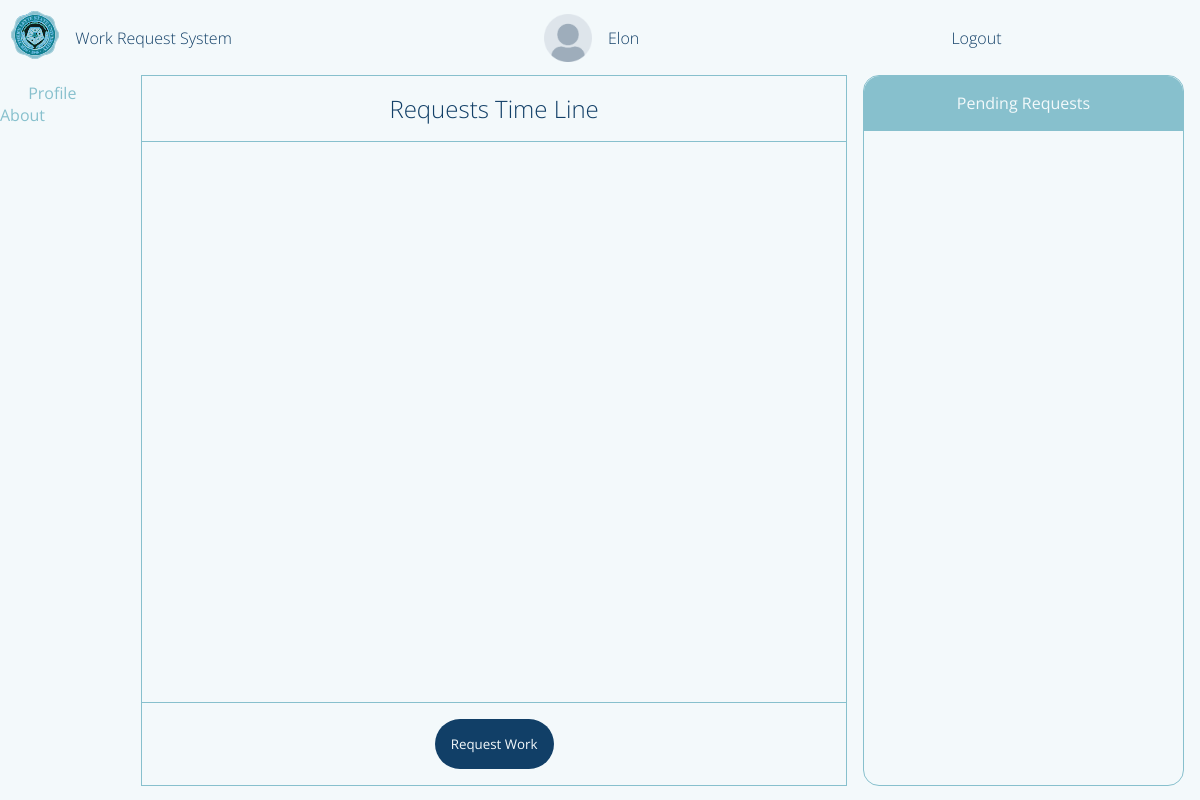
The app's page /requestorPage (signed in), older data.
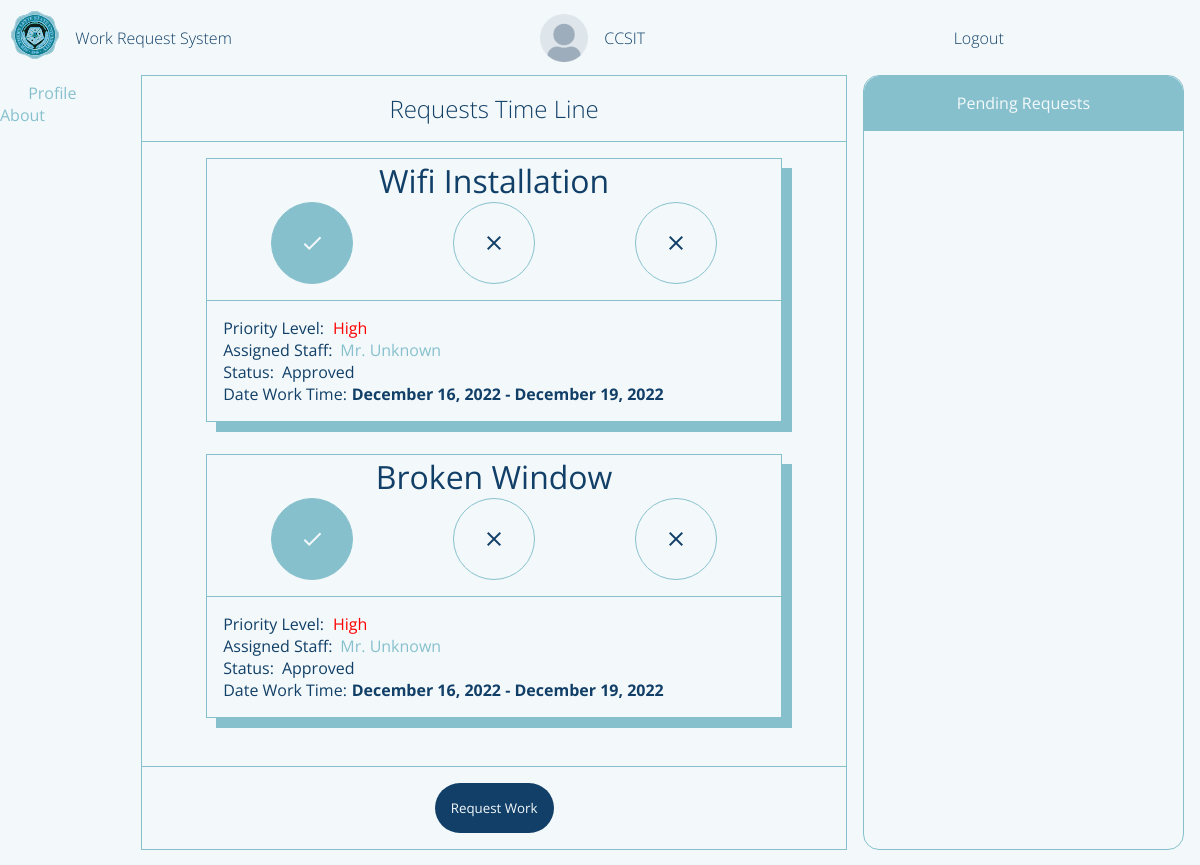
The same page, newer data.
### flaskApp/models.py (models this page shows, shortened)
class User(db.Model, UserMixin):
	__tablename__ = 'user'
	id = db.Column(db.Integer, primary_key=True)
	userName = db.Column(db.String(20), unique=True, nullable=False)
	userType = db.Column(db.String(20), default='Admin')
	passWord = db.Column(db.String(60), nullable=False)
	profilePicture = db.Column(db.String(60), default='dafault.png')
	requestForm = db.relationship('UserRequestForm', backref='user')
	userStaffExtension = db.relationship('StaffExtension', backref='staffExtension', uselist=False)

class UserRequestForm(db.Model):
	__tablename__ = 'userRequestForm'
	id = db.Column(db.Integer, primary_key=True)
	requestorName = db.Column(db.String(500), nullable=False)
	requestTitle = db.Column(db.String(500), nullable=False)
	requestedWork = db.Column(db.String(500), nullable=False)
	roomNumber = db.Column(db.String(20), nullable=False)
	avilabilityOfMaterials = db.Column(db.String(10), nullable=False)
	priorityLevel = db.Column(db.Integer, default=0) # change this to integer in the future 0 - pending 1 - high 2 - medium 3 - low
	status = db.Column(db.String(20), default='Pending')
	dateApproved = db.Column(DateTime, default=datetime.now(), nullable=False)
	dateLimit = db.Column(DateTime, default=datetime.now(), nullable=False)
	requestFormId = db.Column(db.Integer, db.ForeignKey('user.id'))
	assignedStaff = db.Column(db.Integer, db.ForeignKey('userstaff.id'))

### flaskApp/routes.py (the view, shortened to what this page needs)
@app.route('/requestorPage', methods=['GET', 'POST'])
def requestorPage():
	if current_user.is_authenticated == False:
		return redirect(url_for('loginPage'))
	form = WorkRequestForm()
	user = User.query.filter_by(userName=current_user.userName).first()
	countRequests = UserRequestForm.query.filter_by(requestorName=current_user.userName).count()
	userRequestForms = UserRequestForm.query.filter_by(requestFormId=user.id).order_by(desc(UserRequestForm.id))
	profileImage = url_for('static', filename='profilePic/'+current_user.profilePicture)
	return render_template('requestorDashboard.html', title='Requestor Page', user=current_user.userName, form=form, userForm=userRequestForms, count=countRequests, profileImage=profileImage)

### flaskApp/models.py (called while the page is built)
@loginManager.user_loader
def loadUser(userId):
	return User.query.get(int(userId))

### flaskApp/templates/requestorDashboard.html (shortened to what this page needs)
{% extends "layout.html" %}
{% block content %}
	<section class="content-main">
		<div class="content-main-head">
			Requests Time Line
		</div>
		<div class="content-main-body">
			{% for userForms in userForm %}
			{% if userForms.status != 'Pending' %}
				<div class="content-main-body-requests">
					<header>
						{{ userForms.requestTitle }}
					</header>
					<main>
						<body onload="progress()">
								{% if userForms.status == 'Approved' %}
								<ul class="progress">
									<li class="approved material-icons" value="0%">check</li>
									<li class="ongoing material-icons">close</li>
									<li class="finished material-icons">close</li>
								</ul>
								{% endif %}
						</body>
					</main>
					<footer>
						{% if userForms.priorityLevel == 1  %}
							<span>Priority Level: <i style="color:red;">High</i></span>
						{% elif userForms.priorityLevel == 2  %}
							<span>Priority Level: <i style="color:orange;">Medium</i></span>
						{% elif userForms.priorityLevel == 3  %}
							<span>Priority Level: <i style="color:green;">Low</i></span>
						{% endif %}
						<span class="assigned-staff">
							<p>Assigned Staff: </p>
							<a href="">Mr. Unknown</a>
						</span>
						<span class="status">
							<p>Status: </p>
							<p id="status">{{ userForms.status }}</p>
						</span>
						<span class="dateApp">
							<p>Date Work Time: </p>
							<p id="status" style="font-weight: bold;">{{ userForms.dateApproved.strftime("%B %d, %Y") }} - {{ userForms.dateLimit.strftime("%B %d, %Y") }}</p>
						</span>
					</footer>
				</div>
			{% endif %}
			{% endfor %}
		</div>
		<div class="content-main-foot">
			<button class="request-work-btn">Request Work</button>
		</div>
	</section>
	<section class="content-side-left">
		<span class="content-side-left-profile">
			<i class="material-icons content-side-left-icon">person</i>
			<a href="">Profile</a>
		</span>
		<span class="content-side-about">
			<i class="material-icons content-side-left-icon">help</i>
			<a href="">About</a>
		</span>
	</section>
	<section class="content-side-right">
		<header>Pending Requests</header>
		<main>
		</main>
	</section>
	<section class="content-foot">
	</section>
{% endblock content %}

### flaskApp/templates/layout.html (shortened to what this page needs)
<!DOCTYPE html>
<html>
<head>
    {% if title == 'Login Page'%}
    	<link rel="stylesheet" type="text/css" href="{{ url_for('static', filename='login.css') }}">
    {% elif title == 'Admin Page'%}
    	<link rel="stylesheet" type="text/css" href="{{ url_for('static', filename='adminDashboard.css') }}">
    {% elif title == 'Requestor Page'%}
        <link rel="stylesheet" type="text/css" href="{{ url_for('static', filename='requestorDashboard.css') }}">
    {% elif title == 'Staff Page'%}
        <link rel="stylesheet" type="text/css" href="{{ url_for('static', filename='staffDashboard.css') }}">
     {% elif title == 'Admin Approval Page'%}
        <link rel="stylesheet" type="text/css" href="{{ url_for('static', filename='adminApproval.css') }}">
    {% endif%}
</head>
<body>
	<div class="container">
        {% if title != 'Login Page'%}
        <header class="content-header">
            <div class="img-box">
                <img class="logo_slsu" src="{{ url_for('static', filename='img/logo_slsu.svg') }}">
            </div>
            {% if title == 'Admin Page'%}
                <section class="header-title">
                    <a href="{{ url_for('adminPage') }}">Work Request System</a>
                </section>
                <section class="header-user">
                    <img class='profile-picture'src="{{ profileImage }}">
                    <i>{{ user }}</i>
                </section>
            {% elif title == 'Requestor Page' %}
                <section class="header-title">
                    <a href="{{ url_for('requestorPage') }}">Work Request System</a>
                </section>
                <section class="header-user">
                <img class='profile-picture'src="{{ profileImage }}">
                    <i>{{ user }}</i>
                </section>
            {% endif %}
            <div class="header-profile">
                {% if current_user.is_authenticated == True %}
                <a href="{{ url_for('logout') }}">Logout</a>
                {% endif %}
            </div>
        </header>
        {% endif%}
		{% block content %}{% endblock content %}
	</div>
</body>
</html>

### flaskApp/static/requestorDashboard.css (style rules this page uses)
body { background: var(--white); }
.container { margin: 0; display: grid; height: 100vh; grid-template-columns: 0.2fr 1fr 0.5fr; grid-template-rows: 0fr 1fr 0.02fr; grid-template-areas: 'h h h' 'l m r' 'f f f'; }
.content-header { grid-area: h; display: flex; flex-direction: row; align-items: center; padding: var(--fn-small); }
.img-box { flex-grow: 0; }
.header-title { flex-grow: 0; margin-left: 1rem; }
.header-title a { font-size: var(--fn-regular); font-weight: lighter; color: var(--blue); }
.header-user { flex-grow: 1; font-size: var(--fn-regular); font-weight: lighter; color: var(--blue); }
.header-profile { flex-grow: 0.3; }
.header-profile a { font-size: var(--fn-regular); font-weight: lighter; color: var(--blue); }
.content-main { grid-area: m; display: flex; flex-direction: column; border: 1px solid var(--blueGreen); }
.content-main-head { flex-grow: 0; font-size: var(--fn-medium); text-align: center; color: var(--blue); border-bottom: 1px solid var(--blueGreen); padding: 1rem 0rem 1rem 0rem; font-weight: lighter; }
.content-main-body { flex-grow: 1; display: flex; flex-direction: column; overflow: scroll; height: 1rem; padding: 1rem; }
.dateApp { display: flex; flex-direction: row; }
.dateApp p:nth-child(2) { margin-left: 0.3rem; }
.content-main-body-requests { margin-bottom: 1rem; display: flex; flex-direction: column; border: 1px solid var(--blueGreen); box-shadow: 10px 10px var(--blueGreen); margin: 0rem 3rem 2rem 3rem }
.content-main-body-requests header { text-align: center; font-size: var(--fn-large); color: var(--blue); }
.content-main-body-requests main { display: flex; flex-direction: row; position: relative; margin: 0rem 4rem 1rem 4rem; }
.content-main-body-requests main ul { display: flex; flex-direction: row; list-style: none; justify-content: space-between; margin: 0; padding: 0; width: 100%; }
.content-main-body-requests main ul li:first-child { background: var(--blueGreen); border: 1px solid var(--blueGreen); color: var(--white); }
.content-main-body-requests main ul li { width: 5rem; height: 5rem; background: var(--white); border: 1px solid var(--blueGreen); color: var(--blue); display: flex; justify-content: center; align-items: center; z-index: 100; border-radius: 50%; }
.content-main-body-requests footer { border-top: 1px solid var(--blueGreen); padding: 1rem 1rem 1rem 1rem; color: var(--blue); }
.content-main-body-requests footer span i { margin-left: 0.3rem; }
.assigned-staff, .status { display: flex; flex-direction: row; }
.assigned-staff a, .status p:nth-child(2) { margin-left: 0.5rem; }
.content-main-foot { flex-grow: 0; }
.content-side-left { grid-area: l; }
.content-side-right { grid-area: r; color: var(--blue); border: 1px solid var(--blueGreen); margin-left: 1rem; margin-right: 1rem; display: flex; flex-direction: column; border-radius: 1rem; }
.content-side-right header { border-bottom: 1px solid var(--blueGreen); text-align: center; padding: 1rem 0rem 1rem 0rem; flex-grow: 0; background: var(--blueGreen); color: var(--white); border-radius: 1rem 1rem 0rem 0rem; }
.content-side-right main { flex-grow: 1; display: flex; flex-direction: column; overflow: scroll; height: 1rem; }
.content-main-foot { padding: 1rem; border-top: 1px solid var(--blueGreen); text-align: center; }
.request-work-btn { border: none; padding: 1rem; background: var(--blue); color: var(--white); border-radius: 2rem; cursor: pointer; }
.content-foot { grid-area: f; }

Row changes from the older to the newer data that the page shows:
changed User: userName "Elon" → "CCSIT"
added UserRequestForm: requestTitle "Wifi Installation", shows "check", shows "Priority Level:", priorityLevel "High", status "Approved", dateApproved "December 16, 2022", dateLimit "December 19, 2022"
now on this page (row edited): UserRequestForm: requestTitle "Broken Window", shows "check", shows "Priority Level:", priorityLevel "High", status "Approved", dateApproved "December 16, 2022", dateLimit "December 19, 2022"
